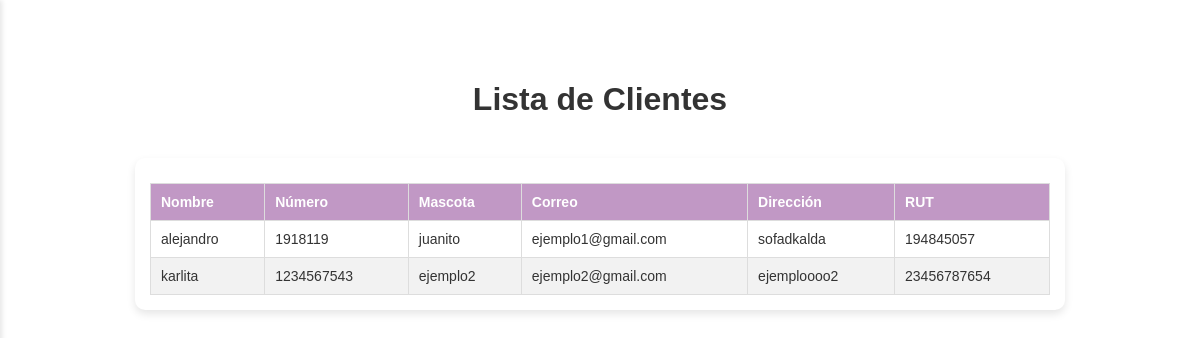
The page /ver-cliente/ (signed in) on the database its author committed.
### vetapp/models.py (models this page shows, shortened)
class Cliente(models.Model):
    id_cliente = models.AutoField(primary_key=True)
    numero = models.CharField(max_length=20)
    mascota = models.CharField(max_length=100)  # Solo como dato de referencia rápida
    correo = models.EmailField()
    direccion = models.CharField(max_length=200)
    rut = models.CharField(max_length=12)
    nombre = models.CharField(max_length=100)

### vetapp/views.py (the view)
# urls.py: path('ver-cliente/', views.ver_cliente, name='ver_cliente'),
@login_required
def ver_cliente(request):
    clientes = Cliente.objects.all()
    return render(request, 'vetapp/ver_cliente.html', {'clientes': clientes})

### vetapp/templates/vetapp/ver_cliente.html (shortened to what this page needs)
{% load static %}
<!DOCTYPE html>
<html lang="es">
<head>
    <link rel="stylesheet" href="{% static 'css/style.css' %}">
</head>
<body>
    <div class="home-container">
        <h1 class="ver-cliente-h1">Lista de Clientes</h1>
        <div class="tabla-container">
            <table class="ver-cliente-table">
                <thead>
                    <tr class="ver-cliente-tr">
                        <th class="ver-cliente-th">Nombre</th>
                        <th class="ver-cliente-th">Número</th>
                        <th class="ver-cliente-th">Mascota</th>
                        <th class="ver-cliente-th">Correo</th>
                        <th class="ver-cliente-th">Dirección</th>
                        <th class="ver-cliente-th">RUT</th>
                    </tr>
                </thead>
                <tbody>
                    {% for cliente in clientes %}
                    <tr class="ver-cliente-tr">
                        <td class="ver-cliente-td">{{ cliente.nombre }}</td>
                        <td class="ver-cliente-td">{{ cliente.numero }}</td>
                        <td class="ver-cliente-td">{{ cliente.mascota }}</td>
                        <td class="ver-cliente-td">{{ cliente.correo }}</td>
                        <td class="ver-cliente-td">{{ cliente.direccion }}</td>
                        <td class="ver-cliente-td">{{ cliente.rut }}</td>
                    </tr>
                    {% empty %}
                    <tr class="ver-cliente-tr">
                        <td class="ver-cliente-td" colspan="6">No hay clientes registrados.</td>
                    </tr>
                    {% endfor %}
                </tbody>
            </table>
        </div>
    </div>
</body>
</html>

### static/css/style.css (style rules this page uses)
body { margin: 0; font-family: Arial, sans-serif; background-size: cover; background-position: center; color: #333; height: 100vh; }
.home-container { margin-left: 250px; padding: 40px; display: flex; flex-direction: column; align-items: center; justify-content: center; box-sizing: border-box; }
.home-container h1 { font-size: 2em; margin-bottom: 20px; }
.tabla-container { background-color: white; border-radius: 10px; padding: 20px; box-shadow: 0px 4px 8px rgba(0,0,0,0.1); overflow-x: auto; width: 100%; max-width: 900px; margin-top: 20px; }
table { width: 100%; border-collapse: collapse; margin-top: 10px; }
th, td { border: 1px solid #c8b7dc; padding: 12px; text-align: left; }
th { background-color: #c198c5; color: white; }
.ver-cliente-table { width: 100%; border-collapse: collapse; }
.ver-cliente-th, .ver-cliente-td { padding: 10px; border: 1px solid #ddd; text-align: left; }
.ver-cliente-tr:nth-child(even) { background-color: #f2f2f2; }
@media screen and (max-width: 1280px) { .home-container { margin-left: 0; padding: 60px 20px; } }
@media screen and (max-width: 1280px) { .table-container, .tabla-container { padding: 15px; overflow-x: auto; } }
@media screen and (max-width: 1280px) { .tabla-container table, .table-container table { font-size: 14px; } }

### rows shown on the page
Cliente: nombre "alejandro", numero "1918119", mascota "juanito", correo "ejemplo1@gmail.com", direccion "sofadkalda", rut "194845057"
Cliente: nombre "karlita", numero "1234567543", mascota "ejemplo2", correo "ejemplo2@gmail.com", direccion "ejemploooo2", rut "23456787654"
